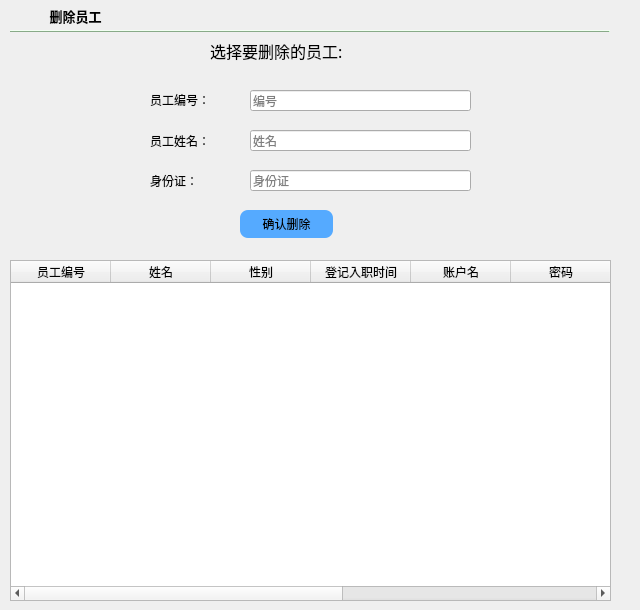
    <widget class="QWidget" name="page_4">
     <widget class="QFrame" name="split_4">
      <property name="geometry">
       <rect>
        <x>10</x>
        <y>30</y>
        <width>600</width>
        <height>2</height>
       </rect>
      </property>
      <property name="styleSheet">
       <string notr="true">color:#CCFFCC;
border-color:#CCFFCC;
background-color:#CCFFCC</string>
      </property>
      <property name="frameShape">
       <enum>QFrame::HLine</enum>
      </property>
      <property name="frameShadow">
       <enum>QFrame::Raised</enum>
      </property>
     </widget>
     <widget class="QToolButton" name="toolButton_4">
      <property name="geometry">
       <rect>
        <x>20</x>
        <y>0</y>
        <width>111</width>
        <height>31</height>
       </rect>
      </property>
      <property name="font">
       <font>
        <family>FontAwesome</family>
        <pointsize>10</pointsize>
        <weight>75</weight>
        <bold>true</bold>
       </font>
      </property>
      <property name="styleSheet">
       <string notr="true">border:none
</string>
      </property>
      <property name="text">
       <string>删除员工</string>
      </property>
      <property name="icon">
       <iconset>
        <normaloff>../../../pictures/delete.png</normaloff>../../../pictures/delete.png</iconset>
      </property>
      <property name="toolButtonStyle">
       <enum>Qt::ToolButtonTextBesideIcon</enum>
      </property>
     </widget>
     <widget class="QTableWidget" name="deleteTable">
      <property name="geometry">
       <rect>
        <x>10</x>
        <y>260</y>
        <width>601</width>
        <height>341</height>
       </rect>
      </property>
      <property name="styleSheet">
       <string notr="true"/>
      </property>
      <column>
       <property name="text">
        <string>员工编号</string>
       </property>
      </column>
      <column>
       <property name="text">
        <string>姓名</string>
       </property>
      </column>
      <column>
       <property name="text">
        <string>性别</string>
       </property>
      </column>
      <column>
       <property name="text">
        <string>登记入职时间</string>
       </property>
      </column>
      <column>
       <property name="text">
        <string>账户名</string>
       </property>
      </column>
      <column>
       <property name="text">
        <string>密码</string>
       </property>
      </column>
      <column>
       <property name="text">
        <string>权限</string>
       </property>
      </column>
      <column>
       <property name="text">
        <string>身份证号</string>
       </property>
      </column>
      <column>
       <property name="text">
        <string>手机号</string>
       </property>
      </column>
     </widget>
     <widget class="QLineEdit" name="desid">
      <property name="geometry">
       <rect>
        <x>250</x>
        <y>90</y>
        <width>221</width>
        <height>21</height>
       </rect>
      </property>
      <property name="placeholderText">
       <string>编号</string>
      </property>
     </widget>
     <widget class="QLabel" name="label_18">
      <property name="geometry">
       <rect>
        <x>150</x>
        <y>80</y>
        <width>91</width>
        <height>40</height>
       </rect>
      </property>
      <property name="styleSheet">
       <string notr="true">font: 9pt &quot;FontAwesome&quot;;background: transparent;
</string>
      </property>
      <property name="text">
       <string>员工编号：</string>
      </property>
     </widget>
     <widget class="QLineEdit" name="dename">
      <property name="geometry">
       <rect>
        <x>250</x>
        <y>130</y>
        <width>221</width>
        <height>21</height>
       </rect>
      </property>
      <property name="placeholderText">
       <string>姓名</string>
      </property>
     </widget>
     <widget class="QLabel" name="label_19">
      <property name="geometry">
       <rect>
        <x>150</x>
        <y>120</y>
        <width>91</width>
        <height>41</height>
       </rect>
      </property>
      <property name="styleSheet">
       <string notr="true">font: 9pt &quot;FontAwesome&quot;;background: transparent;
</string>
      </property>
      <property name="text">
       <string>员工姓名：</string>
      </property>
     </widget>
     <widget class="QLineEdit" name="deidcard">
      <property name="geometry">
       <rect>
        <x>250</x>
        <y>170</y>
        <width>221</width>
        <height>21</height>
       </rect>
      </property>
      <property name="placeholderText">
       <string>身份证</string>
      </property>
     </widget>
     <widget class="QLabel" name="label_20">
      <property name="geometry">
       <rect>
        <x>150</x>
        <y>160</y>
        <width>81</width>
        <height>41</height>
       </rect>
      </property>
      <property name="styleSheet">
       <string notr="true">font: 9pt &quot;FontAwesome&quot;;background: transparent;
</string>
      </property>
      <property name="text">
       <string>身份证：</string>
      </property>
     </widget>
     <widget class="QPushButton" name="commitDe">
      <property name="geometry">
       <rect>
        <x>240</x>
        <y>210</y>
        <width>93</width>
        <height>28</height>
       </rect>
      </property>
      <property name="styleSheet">
       <string notr="true">#commitDe{background:rgb(85, 170, 255);
border-radius:8px}
#commitDe:hover
{
background:#CCFF99
}</string>
      </property>
      <property name="text">
       <string>确认删除</string>
      </property>
     </widget>
     <widget class="QLabel" name="label_21">
      <property name="geometry">
       <rect>
        <x>210</x>
        <y>35</y>
        <width>211</width>
        <height>31</height>
       </rect>
      </property>
      <property name="font">
       <font>
        <family>FontAwesome</family>
        <pointsize>12</pointsize>
        <weight>50</weight>
        <bold>false</bold>
       </font>
      </property>
      <property name="styleSheet">
       <string notr="true">background: transparent;
</string>
      </property>
      <property name="text">
       <string>选择要删除的员工:</string>
      </property>
     </widget>
     <widget class="QLabel" name="label_24">
      <property name="geometry">
       <rect>
        <x>13</x>
        <y>1</y>
        <width>211</width>
        <height>261</height>
       </rect>
      </property>
      <property name="text">
       <string/>
      </property>
      <property name="pixmap">
       <pixmap>references/pictures/anotherbg.png</pixmap>
      </property>
      <property name="scaledContents">
       <bool>true</bool>
      </property>
     </widget>
     <widget class="QLabel" name="label_25">
      <property name="geometry">
       <rect>
        <x>220</x>
        <y>0</y>
        <width>211</width>
        <height>261</height>
       </rect>
      </property>
      <property name="text">
       <string/>
      </property>
      <property name="pixmap">
       <pixmap>references/pictures/anotherbg.png</pixmap>
      </property>
      <property name="scaledContents">
       <bool>true</bool>
      </property>
     </widget>
     <widget class="QLabel" name="label_26">
      <property name="geometry">
       <rect>
        <x>420</x>
        <y>0</y>
        <width>211</width>
        <height>261</height>
       </rect>
      </property>
      <property name="text">
       <string/>
      </property>
      <property name="pixmap">
       <pixmap>references/pictures/anotherbg.png</pixmap>
      </property>
      <property name="scaledContents">
       <bool>true</bool>
      </property>
     </widget>
     <zorder>label_26</zorder>
     <zorder>label_25</zorder>
     <zorder>label_24</zorder>
     <zorder>split_4</zorder>
     <zorder>toolButton_4</zorder>
     <zorder>deleteTable</zorder>
     <zorder>desid</zorder>
     <zorder>label_18</zorder>
     <zorder>dename</zorder>
     <zorder>label_19</zorder>
     <zorder>deidcard</zorder>
     <zorder>label_20</zorder>
     <zorder>commitDe</zorder>
     <zorder>label_21</zorder>
    </widget>
